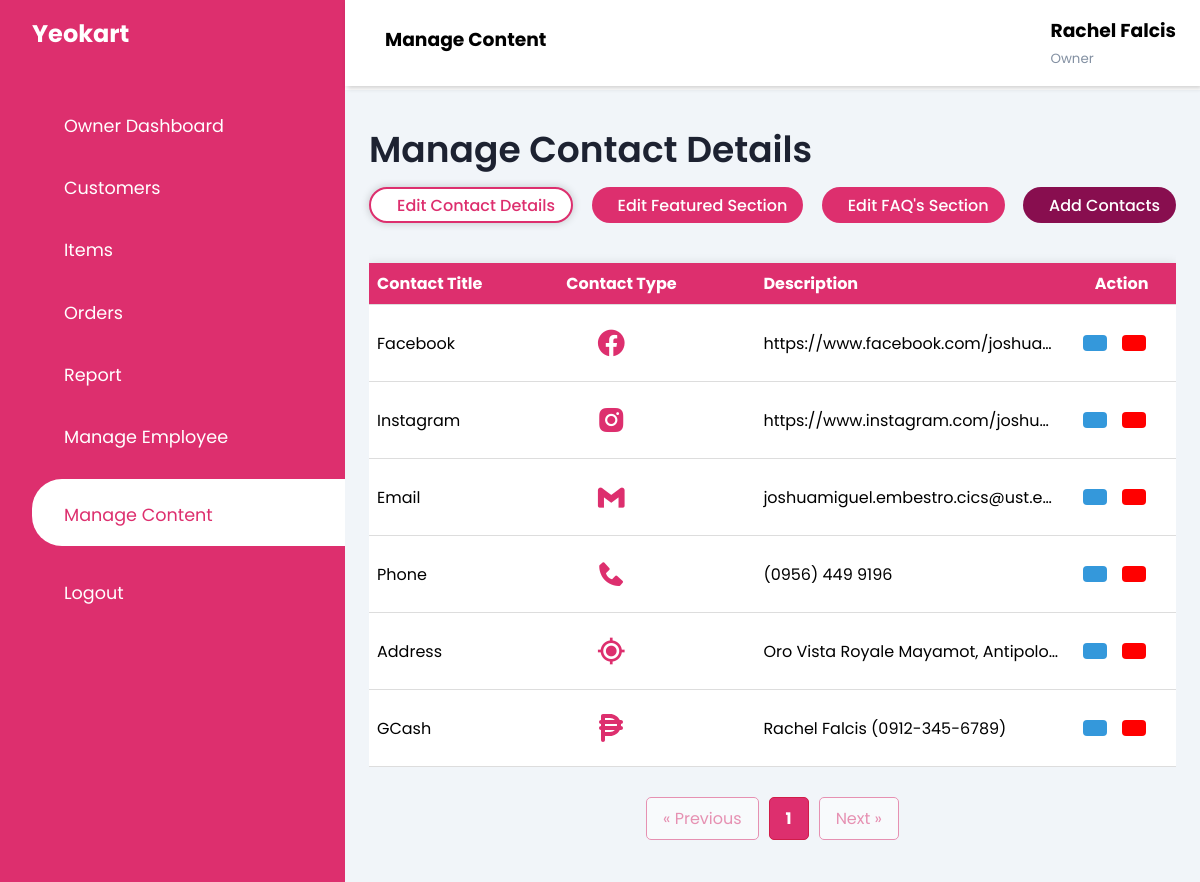
The page /pages/owner_content_details.php (signed in) on the database its author committed.
### tables this page shows
CREATE TABLE `contacts` (
  `contacts_id` int(11) NOT NULL,
  `contacts_name` varchar(255) NOT NULL,
  `icon_link` varchar(255) NOT NULL,
  `contacts_description` varchar(255) NOT NULL
);

### pages/owner_content_details.php (the view, shortened to what this page needs)
<!DOCTYPE html>
<html lang="en">
<head>
    <link rel="stylesheet" href="https://maxst.icons8.com/vue-static/landings/line-awesome/line-awesome/1.3.0/css/line-awesome.min.css">
    <link href='https://unpkg.com/boxicons@2.1.4/css/boxicons.min.css' rel='stylesheet'>
    <link rel="stylesheet" href="https://cdnjs.cloudflare.com/ajax/libs/font-awesome/6.5.1/css/all.min.css">
    <link rel="stylesheet" href="../css/dashboard.css">
</head>
<?php
if (isset($_SESSION['firstname'])) {
    $firstname = $_SESSION['firstname'];
} else {
    header("Location: login_page.php");
    exit();
}
if (isset($_SESSION['lastname'])) {
    $lastname = $_SESSION['lastname'];
} else {
    header("Location: login_page.php");
    exit();
}
?>
<body>
    <div class="sidebar <?php echo $_SESSION['nav_toggle'] ? 'open' : ''; ?>">
        <div class="sidebar-brand">
            <h2><span>Yeokart</span></h2>
        </div>
        <div class="sidebar-menu">
            <ul>
                <li>
                    <a href="owner_dashboard.php"><span class="las la-igloo"></span>
                        <span>Owner Dashboard</span></a>
                </li>
                <li>
                    <a href="owner_view_customers.php"><span class="las la-users"></span>
                        <span>Customers</span></a>
                </li>
                <li>
                    <a href="owner_item_homepage.php"><span class="las la-shopping-basket"></span>
                        <span>Items</span></a>
                </li>
                <li>
                    <a href="owner_orders.php"><span class="las la-shopping-bag"></span>
                        <span>Orders</span></a>
                </li>
                <li>
                    <a href="monthly_report.php"><span class="las la-chart-line"></span>
                        <span>Report</span></a>
                </li>
                <li>
                    <a href="manage_employees.php"><span class="las la-user-circle"></span>
                        <span>Manage Employee</span></a>
                </li>
                <li>
                    <a href="owner_featured.php" class="active"><span class="las la-tasks"></span>
                        <span>Manage Content</span></a>
                </li>
                <li>
                    <a href="#" onclick="openLogoutPopup(); return false;"><span class="las la-sign-out-alt"></span>
                        <span>Logout</span></a>
                </li>
            </ul>
        </div>
    </div>
    <div class="main-content">
        <header>
            <h3>
                <label for="nav-toggle">
                    <span class="las la-bars"></span>
                </label>
                Manage Content
            </h3>
            <div class="user-wrapper">
                <div>
                    <h3><?php echo $firstname . " " . $lastname; ?></h3>
                    <small>Owner</small>
                </div>
            </div>
        </header>
        <main>
            <div class="head-title">
                <div class="left">
                    <h3>Manage Contact Details</h3>
                </div>
            </div>
            <div class="head-buttons">
                <a href="owner_content_details.php" class="btn-employee active">
                    <span class="text">Edit Contact Details</span>
                </a>
                <a href="owner_featured.php" class="btn-employee">
                    <span class="text">Edit Featured Section</span>
                </a>
                <a href="owner_faqs.php" class="btn-employee">
                    <span class="text">Edit FAQ's Section</span>
                </a>
                <a href="add_contacts.php" class="btn-main">
                    <span class="text">Add Contacts</span>
                </a>
            </div>
            <div class="scrollable-container">
                <table>
                    <thead>
                        <tr>
                            <th>Contact Title</th>
                            <th>Contact Type</th>
                            <th>Description</th>
                            <th>
                                <center>Action</center>
                            </th>
                        </tr>
                    </thead>
                    <tbody>
                        <?php
                        include('../database/db_yeokart.php');
                        $contactsPerPage = 10;
                        $pageNumber = 1;
                        $offset = ($pageNumber - 1) * $contactsPerPage;
                        $totalContactsQuery = "SELECT COUNT(*) AS total_contacts FROM contacts";
                        $totalContactsResult = mysqli_query($con, $totalContactsQuery);
                        $totalContactsRow = mysqli_fetch_assoc($totalContactsResult);
                        $totalContacts = $totalContactsRow['total_contacts'];
                        $select_query = "SELECT * FROM contacts LIMIT $contactsPerPage OFFSET $offset";
                        $result_query = mysqli_query($con, $select_query);
                        if (mysqli_num_rows($result_query) == 0) {
                            echo "<tr><td colspan='11'><center><b>No contacts found</b></center></td></tr>";
                        } else {
                            while ($row = mysqli_fetch_assoc($result_query)) {
                                $contacts_id = $row['contacts_id'];
                                echo "<tr>";
                                echo "<td class='expandable'>" . $row['contacts_name'] . "</td>";
                                echo "<td><div class='iconbox'>" . $row['icon_link'] . "</div></td>";
                                echo "<td class='expandable'>" . $row['contacts_description'] . "</td>";
                                echo "<td>";
                                echo "<div class='button-class'>";
                                echo "<a href='edit_contacts.php?contacts_id=$contacts_id' class='edit-button'><i class='las la-edit'></i></a>";
                                echo "<button type='button' onclick='openDeletePopup(" . $contacts_id . ")' class='delete-button'><i class='las la-trash'></i></button>";
                                echo "</div>";
                                echo "</td>";
                                echo "</tr>";
                            }
                        }
                        ?>
                    </tbody>
                </table>
            </div>
            <?php
            $baseUrl = 'owner_content_details.php?';
            $pageQuery = '';
            $pageNumber = isset($_GET['page']) && is_numeric($_GET['page']) ? (int)$_GET['page'] : 1;
            $totalPages = ceil($totalContacts / $contactsPerPage);
            $startPage = max(1, $pageNumber - 1);
            $endPage = min($totalPages, $pageNumber + 1);
            if ($pageNumber == 1) {
                $startPage = 1;
                $endPage = min(3, $totalPages);
            } elseif ($pageNumber == $totalPages) {
                $startPage = max(1, $totalPages - 2);
                $endPage = $totalPages;
            }
            echo "<div class='pagination'>";
            $prevPage = max(1, $pageNumber - 1);
            echo "<a href='{$baseUrl}page=$prevPage&$pageQuery' class='pagination-link' " . ($pageNumber <= 1 ? "style='pointer-events: none; opacity: 0.5; cursor: not-allowed;'" : "") . ">&laquo; Previous</a>";
            for ($i = $startPage; $i <= $endPage; $i++) {
                $linkClass = $i == $pageNumber ? 'pagination-link current-page' : 'pagination-link';
                echo "<a href='{$baseUrl}page=$i&$pageQuery' class='$linkClass'>$i</a>";
            }
            $nextPage = min($totalPages, $pageNumber + 1);
            echo "<a href='{$baseUrl}page=$nextPage&$pageQuery' class='pagination-link' " . ($pageNumber >= $totalPages ? "style='pointer-events: none; opacity: 0.5; cursor: not-allowed;'" : "") . ">Next &raquo;</a>";
            echo "</div>";
            ?>
</body>
</html>

### css/dashboard.css (style rules this page uses)
:root { --main-color: #DD2F6E; --dark-color:#d11c49; --color-dark: #1D2231; --text-grey: #8390A2; --darker-pink: #880E4F; --active-color: #E6A4B4; }
* { padding: 0; margin: 0; box-sizing: border-box; list-style-type: none; text-decoration: none; font-family: 'Poppins', sans-serif; }
.sidebar { width: 345px; position: fixed; left: 0; top: 0; height: 100%; background-color: var(--main-color); z-index: 100; transition: width 300ms; }
.sidebar-brand { height: 90px; padding: 1rem 0rem 1rem 2rem; color: #fff; }
.sidebar-brand span { display: inline-block; padding-right: 1rem; }
.sidebar-menu { margin-top: 1rem; }
.sidebar-menu li { width: 100%; margin-bottom: 1.7rem; padding-left: 2rem; }
.sidebar-menu a { padding-left: 1rem; display: block; color: #fff; font-size: 1.1rem; }
.sidebar-menu a.active { background: #fff; padding-top: 1rem; padding-bottom: 1rem; color: var(--main-color); border-radius: 30px 0px 0px 30px; }
.sidebar-menu a span:first-child { font-size: 1.5rem; padding-right: 1rem; }
.main-content { transition: margin-left 300ms; margin-left: 345px; }
.head-title { display: flex; align-items: center; justify-content: space-between; grid-gap: 16px; flex-wrap: wrap; }
.head-title .left h3 { font-size: 36px; font-weight: 600; margin-bottom: 10px; color: var(--color-dark) }
.head-buttons { display: flex; align-items: center; justify-content: space-between; grid-gap: 16px; flex-wrap: wrap; }
.head-buttons .btn-employee { height: 36px; padding: 0 16px; border-radius: 36px; background-color: var(--main-color); color: #fff; display: flex; align-items: center; justify-content: center; grid-gap: 10px; font-weight: 500; transition: background-color 0.3s ease, border 0.3s ease, color 0.3s ease, box-shadow 0.3s ease; }
.head-buttons .btn-employee.active, .head-buttons .btn-employee:hover { background-color: #fff; border: 2px solid var(--main-color); color: var(--main-color); box-shadow: 0 0 8px rgba(0,0,0,0.2); }
.head-buttons .btn-main { height: 36px; padding: 0 16px; border-radius: 36px; background-color: var(--darker-pink); color: #fff; display: flex; align-items: center; justify-content: center; grid-gap: 10px; font-weight: 500; }
header { background-color: #fff; display: flex; justify-content: space-between; padding: 1rem 1.5rem; box-shadow: 2px 2px 5px rgba(0,0,0,0.2); position: fixed; left: 345px; width: calc(100% - 345px); top: 0; z-index: 100; transition: left 300ms; }
header label span { font-size: 1.7rem; padding-right: 1rem; }
.user-wrapper { display: flex; align-items: center; }
.user-wrapper small { display: inline-block; color: var(--text-grey); }
main { margin-top: 90px; max-width: none; padding: 2rem 1.5rem; background: #f1f5f9; min-height: calc(100vh - 90px); }
main { overflow: hidden; }
.scrollable-container { overflow-x: auto; margin-top: 20px; }
table { border-collapse: collapse; width: 100%; margin-top: 20px; box-shadow: 0 0 10px rgba(0, 0, 0, 0.1); overflow: auto; }
th, td { padding: 12px; text-align: left; border-bottom: 1px solid #ddd; }
tr { background-color: #fff; }
th { background-color: var(--main-color); color: #fff; }
.button-class { display: flex; justify-content: space-around; }
.delete-button { background-color: #ff0000; color: #fff; padding: 8px 12px; border: none; border-radius: 4px; cursor: pointer; font-size: 14px; }
.edit-button { background-color: #3498db; color: #fff; padding: 8px 12px; border: none; border-radius: 4px; cursor: pointer; font-size: 14px; }
* { scrollbar-width: thin; scrollbar-color: var(--main-color) #f1f1f1; }
.iconbox { width: 60px; height: 60px; display: flex; align-items: center; margin-left: 15px; justify-content: center; color: var( --main-color); font-size: 32px; border-radius: 100px; }
.pagination { display: flex; justify-content: center; align-items: center; gap: 10px; margin-top: 20px; padding: 10px; }
.pagination-link { padding: 8px 16px; border: 1px solid var(--main-color); background-color: #fff; text-decoration: none; color: var(--main-color); border-radius: 5px; transition: all 0.3s ease; }
.current-page { font-weight: bold; color: #fff; background-color: var(--main-color); border-color: var(--dark-color); }

### pages/owner_content_details.php (style rules this page uses)
table { width: 100%; border-collapse: collapse; overflow-x: auto; white-space: nowrap; }
th, td { padding: 8px; border-bottom: 1px solid #ddd; max-width: 200px; overflow: hidden; text-overflow: ellipsis; white-space: nowrap; }
td.expandable { cursor: pointer; max-width: 200px; white-space: nowrap; overflow: hidden; text-overflow: ellipsis; }

### rows shown on the page
contacts: contacts_name "Facebook", contacts_description "https://www.facebook.com/joshua…"
contacts: contacts_name "Instagram", contacts_description "https://www.instagram.com/joshu…"
contacts: contacts_name "Email", contacts_description "joshuamiguel.embestro.cics@ust.e…"
contacts: contacts_name "Phone", contacts_description "(0956) 449 9196"
contacts: contacts_name "Address", contacts_description "Oro Vista Royale Mayamot, Antipolo…"
contacts: contacts_name "GCash", contacts_description "Rachel Falcis (0912-345-6789)"

### other values the page prints
$firstname "Rachel"
$lastname "Falcis"
